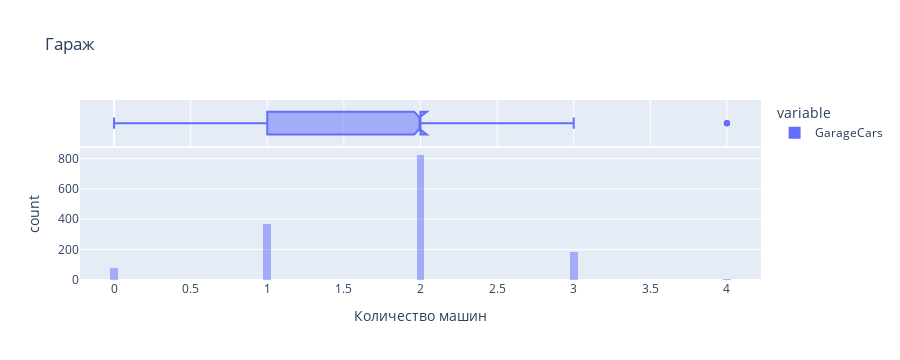

Notebook source saved alongside this figure:
### Code cell
import plotly.express as px
# Отрисуем интерактивный график
fig = px.histogram(df['GarageCars'],
                   title='Гараж',
                   marginal = 'box',
                   nbins =  100,
                   barmode='overlay',
                   labels={"value": "Количество машин"})

fig.show()

### Figure 1 — Plotly figure (JSON) as saved in the notebook; plotly's stock layout.template omitted (floating-point values rounded to 4 significant figures; data arrays with more than 128 entries replaced by an {"elided": "..."} marker saying what was removed)
{"data": [{"alignmentgroup": "True", "bingroup": "x", "hovertemplate": "variable=GarageCars<br>Количество машин=%{x}<br>count=%{y}<extra></extra>", "legendgroup": "GarageCars", "marker": {"color": "#636efa", "opacity": 0.5, "pattern": {"shape": ""}}, "name": "GarageCars", "nbinsx": 100, "offsetgroup": "GarageCars", "orientation": "v", "showlegend": true, "type": "histogram", "x": {"elided": "1460 int values"}, "xaxis": "x", "yaxis": "y"}, {"alignmentgroup": "True", "hovertemplate": "variable=GarageCars<br>Количество машин=%{x}<extra></extra>", "legendgroup": "GarageCars", "marker": {"color": "#636efa"}, "name": "GarageCars", "notched": true, "offsetgroup": "GarageCars", "showlegend": false, "type": "box", "x": {"elided": "1460 int values"}, "xaxis": "x2", "yaxis": "y2"}], "layout": {"barmode": "overlay", "height": 360, "legend": {"title": {"text": "variable"}, "tracegroupgap": 0}, "title": {"text": "Гараж"}, "xaxis": {"anchor": "y", "autorange": true, "domain": [0, 1], "range": [-0.2222, 4.222], "title": {"text": "Количество машин"}, "type": "linear"}, "xaxis2": {"anchor": "y2", "autorange": true, "domain": [0, 1], "matches": "x", "range": [-0.2222, 4.222], "showgrid": true, "showticklabels": false, "type": "linear"}, "yaxis": {"anchor": "x", "autorange": true, "domain": [0, 0.7326], "range": [0, 867.4], "title": {"text": "count"}}, "yaxis2": {"anchor": "x2", "autorange": true, "domain": [0.7426, 1], "matches": "y2", "range": [-0.5, 0.5], "showgrid": false, "showline": false, "showticklabels": false, "ticks": "", "type": "category"}}}
